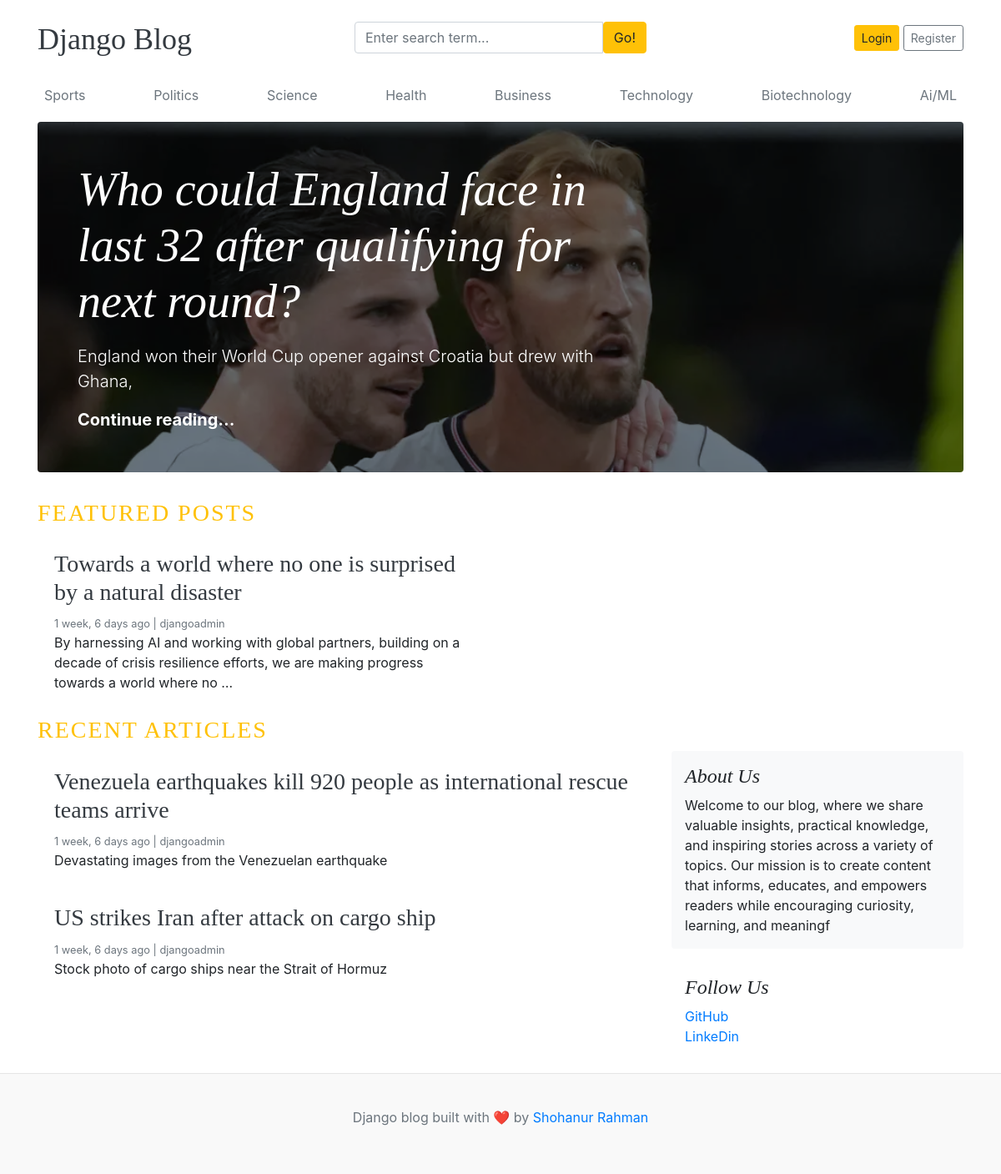
The app's page /, older data.
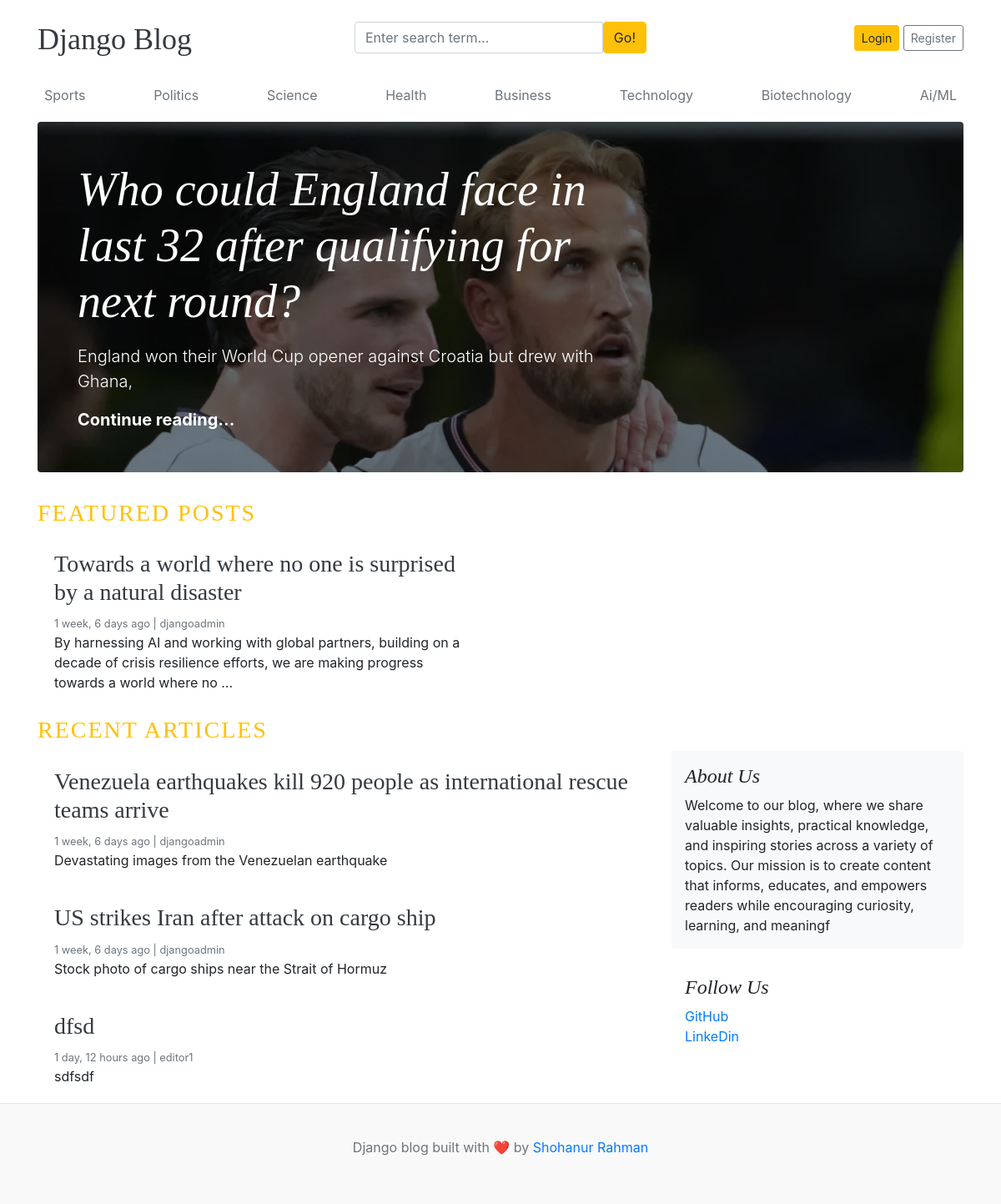
The same page, newer data.
### blogs/models.py (models this page shows, shortened)
class Category(models.Model):
    category_name = models.CharField(max_length=50)
    created_at = models.DateTimeField(auto_now_add=True)
    updated_at = models.DateTimeField(auto_now=True)
    class Meta:
        verbose_name_plural = "Categories"

class Blog(models.Model):
    title = models.CharField(max_length=100)
    slug = models.SlugField(max_length=150, unique=True, blank=True)
    category = models.ForeignKey(Category, on_delete=models.CASCADE)
    author = models.ForeignKey(User, on_delete=models.CASCADE)
    featured_image = models.ImageField(upload_to='uploads/%Y/%m/%d/', blank=True)
    short_description = models.TextField(max_length=500)
    blog_body = models.TextField(max_length=2000)
    status = models.CharField(max_length=20, choices=STATUS_CHOICES, default="Draft")
    is_featured = models.BooleanField(default=False)
    created_at = models.DateTimeField(auto_now_add=True)
    updated_at = models.DateTimeField(auto_now=True)

### assignments/models.py (models this page shows, shortened)
class SocialLink(models.Model):
    platform = models.CharField(max_length=25)
    link = models.URLField(max_length=200)
    created_at = models.DateTimeField(auto_now_add=True)
    updated_at = models.DateTimeField(auto_now=True)

### blog_main/views.py (the view)
# urls.py: 2. Add a URL to urlpatterns:  path('', views.home, name='home')
def home(request):
    featured_posts = Blog.objects.filter(is_featured=True, status='Published').order_by('updated_at')
    posts = Blog.objects.filter(is_featured=False, status='Published').order_by('updated_at')
    try:
        about = About.objects.get()
    except:
        about = None
    context = {
        "featured_posts": featured_posts,
        "posts": posts,
        "about": about,
    }
    return render(request, "home.html", context)

### blogs/context_processors.py (called while the page is built)
def get_categories(request):
    categories = Category.objects.all()
    return dict(categories=categories)

def get_social_links(request):
    social_links = SocialLink.objects.all()
    return dict(social_links=social_links)

### templates/home.html
{% extends "base.html" %}
{% block content %}
    {% for post in featured_posts %}
    {% if forloop.first %}
    <div class="jumbotron p-3 p-md-5 text-white rounded bg-dark" style="
          background-image: url({{ post.featured_image.url }});
          background-blend-mode: overlay;
          background-size: cover;
        ">
      <div class="col-md-8 px-0">
        <h1 class="display-4 font-italic">
          {{ post.title }}
        </h1>
        <p class="lead my-3">
          {{ post.short_description | truncatewords:20 }}
        </p>
        <p class="lead mb-0">
          <a href="{% url 'blogs' slug=post.slug %}" class="text-white font-weight-bold">
            Continue reading...
          </a>
        </p>
      </div>
    </div>
    {% endif %}
    {% endfor %}
    <h3 class="text-uppercase text-warning" style="letter-spacing: 2px;">Featured Posts</h3>
    <div class="row mb-2">
      {% for post in featured_posts %}
      {% if not forloop.first %}
      <div class="col-md-6">
        <div class="card border-0">
          <div class="card-body">
            <h3><a href="{% url 'blogs' slug=post.slug %}" class="text-dark"> {{ post.title }}</a></h3>
            <small class="mb-1 text-muted"> {{ post.created_at | timesince }} ago | {{ post.author }} </small>
            <p class="card-text">
              {{ post.short_description | truncatewords:25 }}
            </p>
          </div>
        </div>
      </div>
      {% endif %}
      {% endfor %}
    </div>
    <h3 class="text-uppercase text-warning" style="letter-spacing: 2px;">Recent Articles</h3>
    <main role="main" class="container p-0">
      <div class="row">
        <div class="col-md-8 blog-main">
          {% for post in posts %}
          <div class="card border-0">
          <div class="card-body">
            <h3><a href="{% url 'blogs' slug=post.slug %}" class="text-dark"> {{ post.title }}</a></h3>
            <small class="mb-1 text-muted"> {{ post.created_at | timesince }} ago | {{ post.author }} </small>
            <p class="card-text">
              {{ post.short_description | truncatewords:20 }}
            </p>
          </div>
        </div>
        {% endfor %}
      </div>
        <aside class="col-md-4 blog-sidebar">
          <div class="p-3 mb-3 bg-light rounded">
            <h4 class="font-italic">{{ about.about_heading }}</h4>
            <p class="mb-0">
              {{about.about_description }}
            </p>
          </div>
          {% if social_links %}
          <div class="p-3">
            <h4 class="font-italic">Follow Us</h4>
            <ol class="list-unstyled">
              {% for link in social_links %}
              <li><a href="{{ link.link }}" target="_blank">{{ link.platform }}</a></li>
              {% endfor %}
            </ol>
          </div>
          {% endif %}
        </aside>
      </div>
    </main>
  </div>
  {% endblock %}

### templates/base.html (shortened to what this page needs)
{% load static %}
<!doctype html>
<html lang="en">
<head>
  <link href="https://getbootstrap.com/docs/4.0/dist/css/bootstrap.min.css" rel="stylesheet" />
  <link href="{% static 'css/blog.css' %}" rel="stylesheet" />
  <link rel="stylesheet" href="https://cdnjs.cloudflare.com/ajax/libs/font-awesome/4.7.0/css/font-awesome.min.css">
</head>
<body>
  <div class="container">
    <header class="blog-header py-3">
      <div class="row flex-nowrap justify-content-between align-items-center">
        <div class="col-4 pt-1">
          <a class="blog-header-logo text-dark" href="/">Django Blog</a>
        </div>
        <div class="col-4">
          <form action="{% url 'search' %}" method="GET">
            <div class="input-group">
                <input class="form-control" type="text" name="keyword" value="{{ keyword }}" placeholder="Enter search term..." aria-label="Enter search term..." aria-describedby="button-search" />
                <button type="submit" class="btn btn-warning" id="button-search" type="button">Go!</button>
            </div>
          </form>
        </div>
        <div class="col-4 d-flex justify-content-end align-items-center">
          {% if not user.is_authenticated %}
          <a class="btn btn-sm btn-warning" href="{% url 'login' %}">Login</a>
          <a class="btn btn-sm btn-outline-secondary" href="{% url 'register' %}">Register</a>
          {% endif %}
        </div>
      </div>
    </header>
    <div class="nav-scroller py-1 mb-2">
      <nav class="nav d-flex justify-content-between">
        {% for cat in categories %}
        <a class="p-2 text-muted" href="{% url 'post_by_category' cat.id %}">{{ cat.category_name }}</a>
        {% endfor %}
      </nav>
    </div>
{% block content %}
{% endblock %}
   <footer class="blog-footer">
    <p>
      Django blog built with ❤️ by
      <a href="#">Shohanur Rahman</a>
    </p>
  </footer>
</body>
</html>

Row changes from the older to the newer data that the page shows:
added Blog: title "dfsd", created_at "1 day, 12 hours", author "editor1", short_description "sdfsdf", shown under "RECENT ARTICLES"
